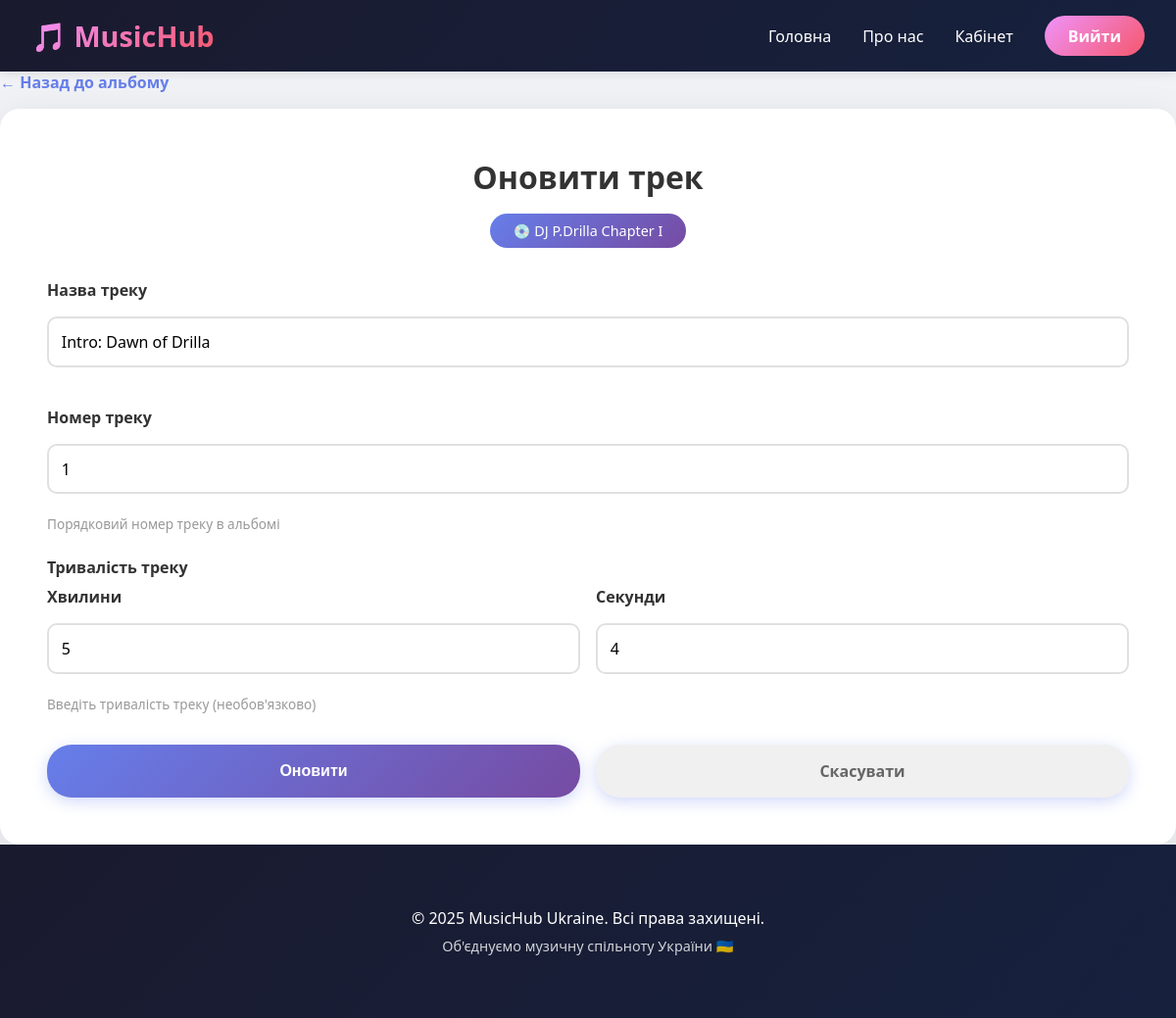
/tracks/1/edit/ (signed in), run on the app's committed database.
### music/models.py (models this page shows, shortened)
class Album(models.Model):
    title = models.CharField(max_length=200)
    artist = models.ForeignKey(User, on_delete=models.CASCADE, limit_choices_to={'role': 'artist'})
    release_date = models.DateField()
    genre = models.ForeignKey(Genre, on_delete=models.SET_NULL, null=True)
    description = models.TextField(blank=True)
    created_at = models.DateTimeField(auto_now_add=True)

class Track(models.Model):
    title = models.CharField(max_length=200)
    album = models.ForeignKey(Album, on_delete=models.CASCADE, related_name='tracks')
    duration = models.DurationField(null=True, blank=True)
    track_number = models.PositiveIntegerField()
    created_at = models.DateTimeField(auto_now_add=True)
    class Meta:
        ordering = ['track_number']
        unique_together = ['album', 'track_number']

### music/views.py (the view)
# urls.py: path('tracks/<int:pk>/edit/', views.track_update, name='track_update'),
@login_required
def track_update(request, pk):
    track = get_object_or_404(Track, pk=pk, album__artist=request.user)
    if request.method == 'POST':
        form = TrackForm(request.POST, instance=track)
        if form.is_valid():
            form.save()
            messages.success(request, f'Трек "{track.title}" успішно оновлено!')
            return redirect('music:album_detail', pk=track.album.pk)
        else:
            messages.error(request, 'Помилка при оновленні треку.')
    else:
        form = TrackForm(instance=track)
    context = {
        'form': form,
        'track': track,
        'album': track.album,
        'action': 'Оновити'
    }
    return render(request, 'music/track_form.html', context)

### music/templates/music/track_form.html (shortened to what this page needs)
{% extends "music/base.html" %}
{% block content %}
<div class="form-container">
    <a href="{% url 'music:album_detail' album.pk %}" class="back-link">← Назад до альбому</a>
    <div class="form-card">
        <div class="form-header">
            <h1>{{ action }} трек</h1>
            <span class="album-badge">💿 {{ album.title }}</span>
        </div>
        <form method="post">
            <div class="form-group {% if form.title.errors %}error{% endif %}">
                <label for="{{ form.title.id_for_label }}">{{ form.title.label }}</label>
                {{ form.title }}
            </div>
            <div class="form-group {% if form.track_number.errors %}error{% endif %}">
                <label for="{{ form.track_number.id_for_label }}">{{ form.track_number.label }}</label>
                {{ form.track_number }}
                <div class="help-text">Порядковий номер треку в альбомі</div>
            </div>
            <div class="form-group">
                <label>Тривалість треку</label>
                <div class="duration-group">
                    <div>
                        <label for="{{ form.duration_minutes.id_for_label }}">{{ form.duration_minutes.label }}</label>
                        {{ form.duration_minutes }}
                    </div>
                    <div>
                        <label for="{{ form.duration_seconds.id_for_label }}">{{ form.duration_seconds.label }}</label>
                        {{ form.duration_seconds }}
                    </div>
                </div>
                <div class="help-text">Введіть тривалість треку (необов'язково)</div>
            </div>
            <div class="form-actions">
                <button type="submit" class="btn btn-submit">{{ action }}</button>
                <a href="{% url 'music:album_detail' album.pk %}" class="btn btn-cancel">Скасувати</a>
            </div>
        </form>
    </div>
</div>
{% endblock %}

### data on the page
Album: title "DJ P.Drilla Chapter I"
Track: title "Intro: Dawn of Drilla", track_number "1"

### other printed values
{{ action }} "Оновити"
{{ year|default:2025 }} "2025"
